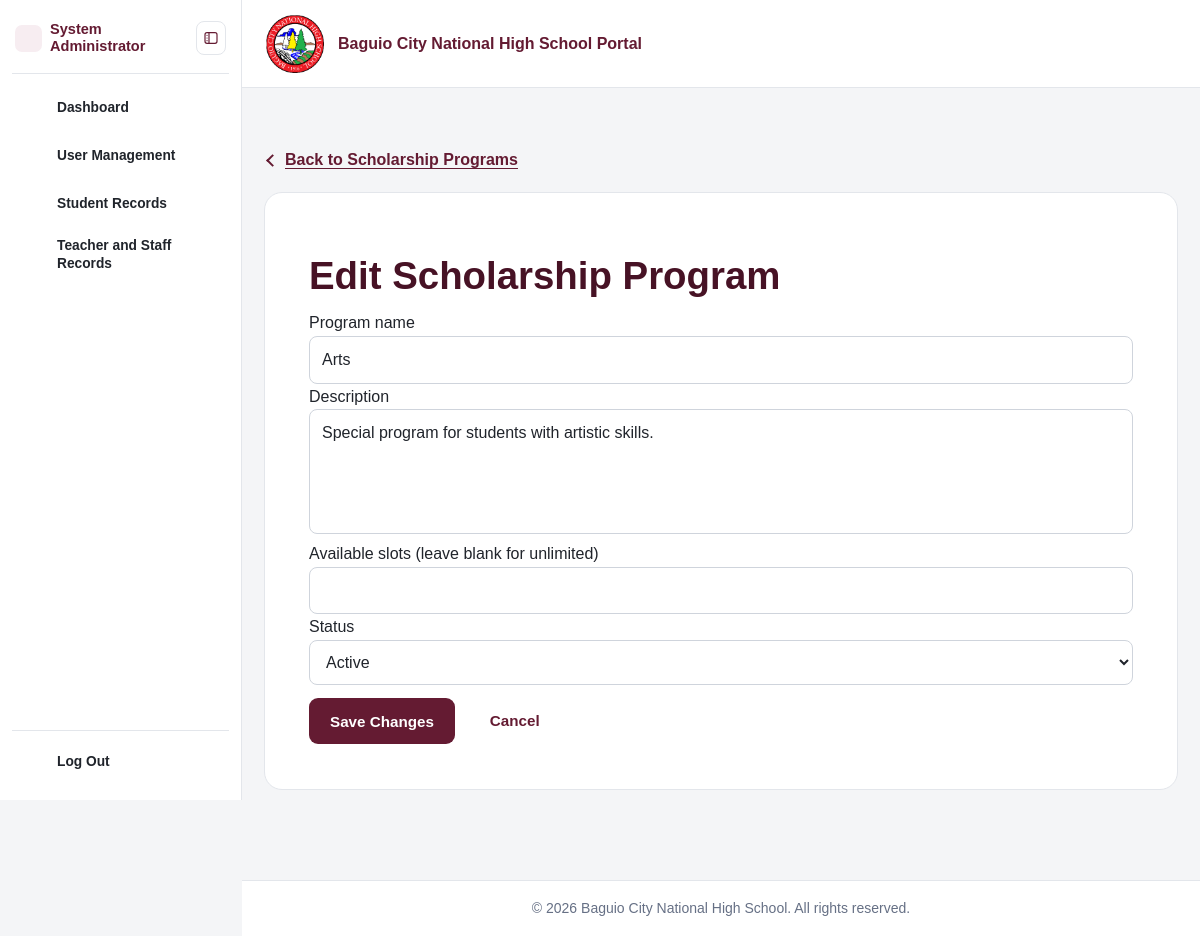
Page /scholarship_coordinator/edit_scholarship_program.php?id=2 (signed in) on the earlier database version.
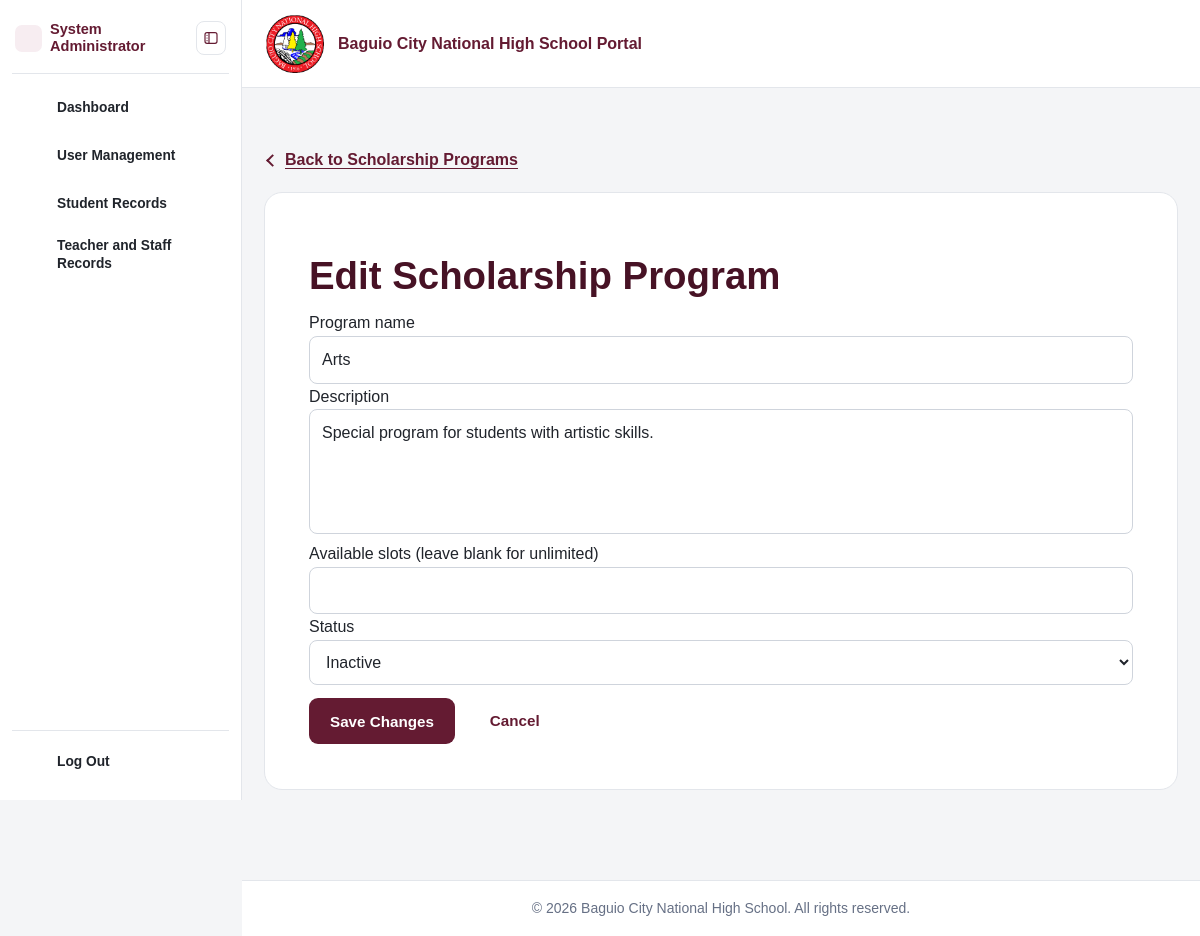
Same page on the later database version.
### tables this page shows
CREATE TABLE `special_programs` (
  `program_id` int(10) UNSIGNED NOT NULL,
  `program_name` varchar(100) NOT NULL,
  `description` text DEFAULT NULL,
  `available_slots` int(10) UNSIGNED DEFAULT NULL,
  `status` enum('Active','Inactive') NOT NULL DEFAULT 'Active'
);

### includes/functions.php (called while the page is built, shortened)
<?php
function e(?string $value): string
{
    return htmlspecialchars($value ?? '', ENT_QUOTES, 'UTF-8');
}

### scholarship_coordinator/edit_scholarship_program.php (the view, shortened to what this page needs)
<?php
require_once __DIR__ . '/../includes/bootstrap.php';
$programId = filter_input(INPUT_GET, 'id', FILTER_VALIDATE_INT);
$findProgram = $pdo->prepare(
    'SELECT program_id, program_name, description, available_slots, status
     FROM special_programs
     WHERE program_id = :id
     LIMIT 1'
);
$findProgram->execute(['id' => $programId]);
$program = $findProgram->fetch();
$values = [
    'program_name' => $program['program_name'],
    'description' => $program['description'] ?? '',
    'available_slots' => $program['available_slots'] === null
        ? ''
        : (string) $program['available_slots'],
    'status' => $program['status']
];
require_once __DIR__ . '/../includes/header.php';
?>
<div class="portal-back-row">
    <a
    href="<?= BASE_URL ?>/scholarship_coordinator/scholarship_programs.php"
    class="portal-back-link"
    >
    Back to Scholarship Programs
    </a>
</div>
<section class="form-card form-card-wide scholarship-program-card">
    <h1>Edit Scholarship Program</h1>
    <form method="post" class="scholarship-program-form">
        <label>
            Program name
            <input
                type="text"
                name="program_name"
                maxlength="100"
                required
                value="<?= e($values['program_name']) ?>"
            >
        </label>
        <label>
            Description
            <textarea name="description" rows="4"><?= e($values['description']) ?></textarea>
        </label>
        <label>
            Available slots (leave blank for unlimited)
            <input
                type="number"
                min="0"
                name="available_slots"
                value="<?= e($values['available_slots']) ?>"
            >
        </label>
        <label>
            Status
            <select name="status">
                <option value="Active" <?= $values['status'] === 'Active' ? 'selected' : '' ?>>
                    Active
                </option>
                <option value="Inactive" <?= $values['status'] === 'Inactive' ? 'selected' : '' ?>>
                    Inactive
                </option>
            </select>
        </label>
        <div class="scholarship-form-actions">
            <button type="submit" class="button button-primary">Save Changes</button>
            <a
                href="<?= BASE_URL ?>/scholarship_coordinator/scholarship_programs.php"
                class="button button-secondary"
            >
                Cancel
            </a>
        </div>
    </form>
</section>
<?php require_once __DIR__ . '/../includes/footer.php'; ?>

Differences in the rows shown:
changed special_programs "Arts": status "Active" → "Inactive"
